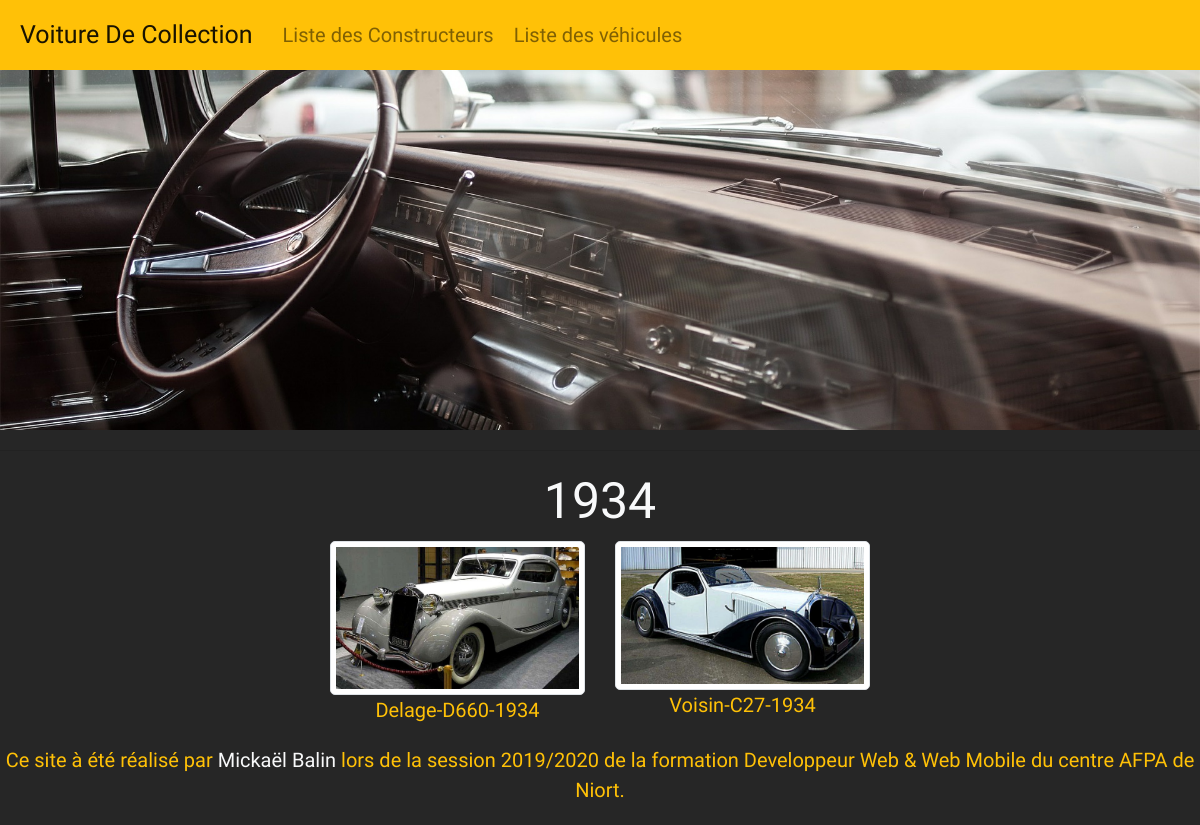
The page /year.php?id=1934 on the database its author committed.
### tables this page shows
CREATE TABLE `Modele` (
  `Modele_ID` int(11) PRIMARY KEY NOT NULL AUTO_INCREMENT,
  `Modele_DATE` int(4) NOT NULL,
  `Modele_Titre` varchar(100) NOT NULL,
  `Modele_AUTEUR_ID` int(11) NOT NULL
  );

CREATE TABLE `Constructeur` (
  `Constructeur_ID` int(11) PRIMARY KEY NOT NULL AUTO_INCREMENT,
  `Constructeur_TITRE` varchar(100) NOT NULL,
  `Constructeur_CONTENU` longtext NOT NULL
);

### modele.php (called while the page is built, shortened)
<?php
function getVehiculesdate($date){
    $bdcon = getBdd();
    $vehicules = $bdcon->prepare('select Modele_ID as id, Modele_TITRE as titre, Constructeur_Titre as createur, Modele_DATE as date from Modele LEFT JOIN Constructeur ON Modele.Modele_AUTEUR_ID = Constructeur.Constructeur_ID WHERE Modele_date =?');
    $vehicules->execute(array($date));
    return $vehicules;
}
function getBdd(){
    $bdd = new PDO('mysql:host=localhost;dbname=automobile;charset=utf8', 'root', 'root', array(PDO::ATTR_ERRMODE => PDO::ERRMODE_EXCEPTION));
    return $bdd;
}

### vues/VueYear.php (the view, shortened to what this page needs)
<div class="container">
    <div class="row justify-content-center">
<h1 class="text-light text-center col-12"> <?php echo $_GET['id'] ?></h1>
    <?php foreach ($vehicules as $vehicule): ?>
    <div class="listevoiturestest col-sm-12 col-md-4 col-lg-3">
      <a href="<?= "vehicule.php?id=".$vehicule['id']?>">
      <figure>
          <?php echo '<img class="img-thumbnail" src="img/'.$vehicule['createur'].'-'.$vehicule['titre'].'-'.$vehicule['date'].'.png" class="img-fluid w-100">';?>
          <figcaption class="text-warning text-center"> <?php echo $vehicule['createur'].'-'.$vehicule['titre'].'-'.$vehicule['date'] ?></figcaption>
      </figure>
</a>
</div>
<?php endforeach; ?>
</div>
</div>
<?php $contenu = ob_get_clean();?>
<?php require 'gabarit.php';?>

### year.php
<!DOCTYPE html>
<?php
require 'modele.php';
try{
    if(isset($_GET['id'])){
        $id = intval($_GET['id']);
        if ($id!=0){
            $vehicules = getVehiculesdate($id);
            require 'vues/vueyear.php';
        } else{
            throw new Exception('Identifiant incorrect');
        }
    } else{
        throw new Exception('Aucun billet');
    }
} catch (Exception $ex) {
    $msgErreur = $ex->getMessage();
    require 'vues/vueErreur.php';
}
;?>

### vues/gabarit.php (shortened to what this page needs)
<!DOCTYPE html>
<html lang="fr">
    <head>
        <link rel="stylesheet" href="https://stackpath.bootstrapcdn.com/bootstrap/4.4.1/css/bootstrap.min.css">
        <link rel="stylesheet" href="https://necolas.github.io/normalize.css/8.0.1/normalize.css">
        <link rel="stylesheet" href="css/style.css" />
    </head>
    <body>
      <nav class="navbar navbar-expand-lg navbar-light bg-warning">
        <a class="navbar-brand" href="index.php">Voiture De Collection</a>
        <div class="collapse navbar-collapse" id="navbarNav">
          <ul class="navbar-nav">
            <li class="nav-item">
              <a class="nav-link" href="ListeConstructeurs.php">Liste des Constructeurs</a>
            </li>
            <li class="nav-item">
              <a class="nav-link" href="liste.php">Liste des véhicules</a>
            </li>
             </ul>
        </div>
      </nav>
<div class="imgtest"></div>
<hr>
        <div id="global">
              <div id="contenu">
                <?= $contenu;  ?>
            </div>
            <footer id="piedBlog">
                <p class="text-center text-warning">Ce site à été réalisé par <a class="text-decoration-none text-light" href="mailto:mickael.balin@gmail.com">Mickaël Balin</a> lors de la session 2019/2020 de la formation Developpeur Web & Web Mobile du centre AFPA de Niort.</p>
            </footer>
        </div>
    </body>
</html>

### css/style.css (style rules this page uses)
* { box-sizing: border-box; font-size: 20px; }
body { background-color: #262626; font-family: 'Girassol', cursive; }
.imgtest { background: url(../img/Accueil.jpg); background-repeat: no-repeat; background-position: center; background-size: cover; height: 18rem; }

### rows shown on the page
modele: Modele_AUTEUR_ID+Modele_Titre+Modele_DATE (picture), Modele_AUTEUR_ID.Constructeur_TITRE "Delage", Modele_Titre "D660", Modele_DATE "1934"
modele: Modele_AUTEUR_ID+Modele_DATE (picture), Modele_AUTEUR_ID.Constructeur_TITRE "Voisin", Modele_Titre "C27", Modele_DATE "1934"

### other values the page prints
$_GET['id'] "1934"
